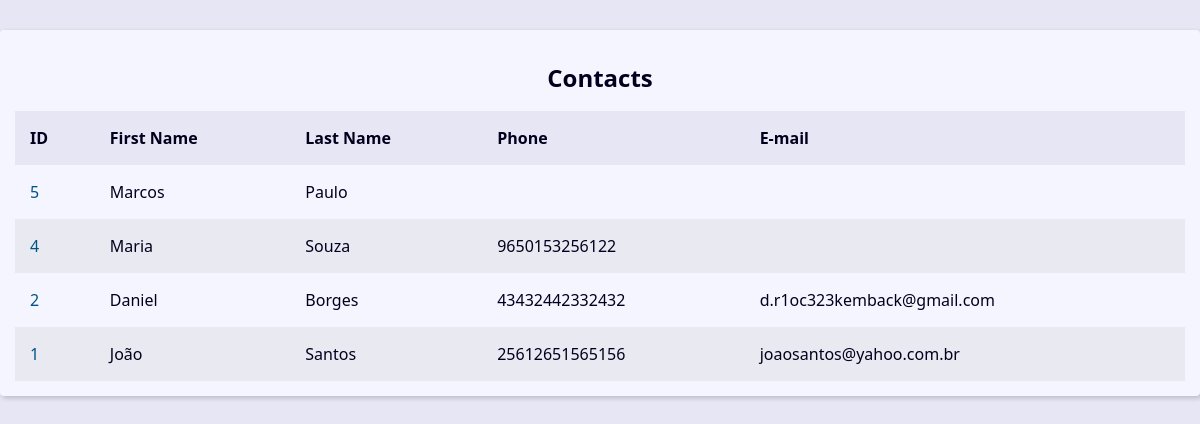
The app's page /, older data.
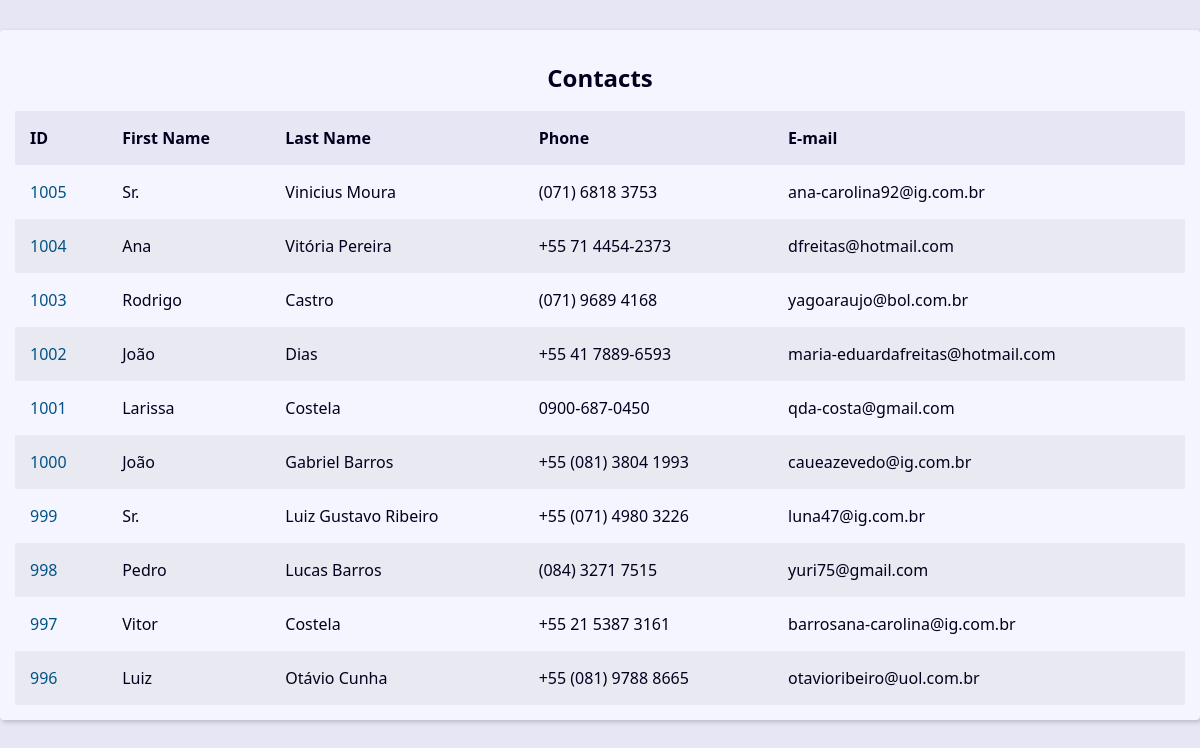
The same page, newer data.
### contact/models.py (models this page shows, shortened)
class Contact(models.Model):
    first_name = models.CharField(max_length=30)
    last_name = models.CharField(max_length=30, blank=True)
    phone = models.CharField(max_length=20)
    email = models.EmailField(max_length=50, blank=True)
    created_date = models.DateTimeField(default=timezone.now)
    description = models.TextField(blank=True)
    show = models.BooleanField(default=True)
    picture = models.ImageField(blank=True, upload_to='pictures/%Y/%m')
    category = models.ForeignKey(Category, on_delete=models.SET_NULL, blank=True, null=True)
    owner = models.ForeignKey(User, on_delete=models.SET_NULL, blank=True, null=True)

### contact/views.py (the view)
# urls.py: path('', views.index, name='index'),
def index(request):
    contacts = Contact.objects.filter(show=True).order_by('-id')[:10]
    context = {'contacts': contacts}
    return render(request, 'index.html', context)

### contact/templates/index.html
{% extends 'static/base/base.html' %}
{% block content %}
<div class="responsive-table">
    <table class="contacts-table">
        <caption class="table-caption">
            Contacts
        </caption>
        <thead>
            <tr class="table-row table-row-header">
                <th class="table-header">ID</th>
                <th class="table-header">First Name</th>
                <th class="table-header">Last Name</th>
                <th class="table-header">Phone</th>
                <th class="table-header">E-mail</th>
            </tr>
        </thead>
        <tbody>
            {% for contact in contacts %}
                <tr class="table-row">
                    <td class="table-cel">
                        <a class="table-link" href="{% url 'contact' contact.pk %}">
                            {{ contact.id }}
                        </a>
                    </td>
                    <td class="table-cel">{{ contact.first_name }}</td>
                    <td class="table-cel">{{ contact.last_name }}</td>
                    <td class="table-cel">{{ contact.phone }}</td>
                    <td class="table-cel">{{ contact.email }}</td>
                </tr>
            {% endfor %}
        </tbody>
    </table>
</div>
{% endblock content %}

### templates/static/base/base.html (shortened to what this page needs)
{% load static %}
<!DOCTYPE html>
<html lang="en">
<head>
    <link rel="stylesheet" href="{% static 'css/style.css' %}">
</head>
<body>
 <main class="content">
    {% block content %}{% endblock content %}
 </main>
</body>
</html>

### templates/static/css/style.css (style rules this page uses)
:root { --spacing: 1.5rem; --link-dark-color: rgb(0, 83, 134); --link-light-color: rgb(156, 217, 255); --clr-white: rgb(245, 245, 255); --clr-black: rgb(0, 0, 30); --clr-light-gray: rgb(230, 230, 245); --clr-dark-shadow-5: rgba(0, 0, 10, 5%); --clr-dark-shadow-10: rgba(0, 0, 10, 10%); --clr-dark-shadow-20: rgba(0, 0, 10, 20%); --clr-light-shadow-5: rgba(200, 200, 255, 5%); --clr-light-shadow-10: rgba(200, 200, 255, 10%); --clr-light-shadow-20: rgba(200, 200, 255, 20%); --main-page-width: 120rem; --table-min-width: 60rem; --biggest-font-size: 5rem; --bigger-font-size: 4rem; --big-font-size: 3.2rem; --medium-font-size: 2.4rem; --small-font-size: 1.6rem; --smaller-font-size: 1.4rem; --smallest-font-size: 1.2rem; --transition-fast: 300ms; --transition-medium: 600ms; --transition-slow: 1s; --default-border-radius: 4px; }
*, *::before, *::after { margin: 0; padding: 0; box-sizing: border-box; }
html { font-size: 62.5%; }
body { font-family: system-ui, -apple-system, BlinkMacSystemFont, 'Segoe UI', Roboto, Oxygen, Ubuntu, Cantarell, 'Open Sans', 'Helvetica Neue', sans-serif; line-height: 1.5; font-size: var(--small-font-size); color: var(--clr-black); -webkit-font-smoothing: antialiased; background: var(--clr-light-gray); }
.content { max-width: var(--main-page-width); margin: calc(var(--spacing) * 2) auto; padding: var(--spacing); background: var(--clr-white); box-shadow: 2px 2px 5px var(--clr-dark-shadow-20); border-radius: var(--default-border-radius); }
.responsive-table { width: 100%; overflow-x: auto; }
.contacts-table { width: 100%; min-width: var(--table-min-width); border-collapse: collapse; }
.table-caption { font-size: var(--medium-font-size); font-weight: bold; padding: var(--spacing); }
.table-row { text-align: left; text-overflow: ellipsis; transition: background-color var(--transition-fast) ease-in-out; }
.table-row:nth-of-type(2n) { background: var(--clr-dark-shadow-5); }
.table-row-header { background: var(--clr-light-gray); color: var(--clr-black); }
.table-cel, .table-header { padding: var(--spacing); }
.table-link { color: var(--link-dark-color); transition: color var(--transition-fast) ease-in-out; text-decoration: none; }

Row changes from the older to the newer data that the page shows:
removed Contact: id "5", first_name "Marcos", last_name "Paulo"
removed Contact: id "4", first_name "Maria", last_name "Souza", phone "9650153256122"
removed Contact: id "2", first_name "Daniel", last_name "Borges", phone "43432442332432", email "d.r1oc323kemback@gmail.com"
removed Contact: id "1", first_name "João", last_name "Santos", phone "25612651565156", email "joaosantos@yahoo.com.br"
added Contact: id "1005", first_name "Sr.", last_name "Vinicius Moura", phone "(071) 6818 3753", email "ana-carolina92@ig.com.br"
added Contact: id "1004", first_name "Ana", last_name "Vitória Pereira", phone "+55 71 4454-2373", email "dfreitas@hotmail.com"
added Contact: id "1003", first_name "Rodrigo", last_name "Castro", phone "(071) 9689 4168", email "yagoaraujo@bol.com.br"
added Contact: id "1002", first_name "João", last_name "Dias", phone "+55 41 7889-6593", email "maria-eduardafreitas@hotmail.com"
added Contact: id "1001", first_name "Larissa", last_name "Costela", phone "0900-687-0450", email "qda-costa@gmail.com"
added Contact: id "1000", first_name "João", last_name "Gabriel Barros", phone "+55 (081) 3804 1993", email "caueazevedo@ig.com.br"
added Contact: id "999", first_name "Sr.", last_name "Luiz Gustavo Ribeiro", phone "+55 (071) 4980 3226", email "luna47@ig.com.br"
added Contact: id "998", first_name "Pedro", last_name "Lucas Barros", phone "(084) 3271 7515", email "yuri75@gmail.com"
added Contact: id "997", first_name "Vitor", last_name "Costela", phone "+55 21 5387 3161", email "barrosana-carolina@ig.com.br"
added Contact: id "996", first_name "Luiz", last_name "Otávio Cunha", phone "+55 (081) 9788 8665", email "otavioribeiro@uol.com.br"
